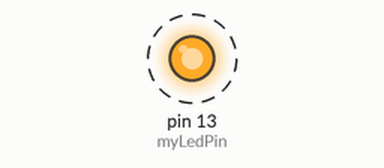
A sketch run on a simulated Arduino Uno, built with avr-gcc and run on an emulated ATmega328P. Parts: output pins drawn as LEDs (lit = HIGH). Dashed ring = blinking.

Above: at 0.3 s.
Timing chart, 0 to 3.2 s (numbered marks = the images above):
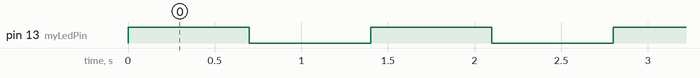

The sketch:

Blink.ino
```cpp
int myLedPin = 13;
int myDelayValue=700;
void setup() {
  // put your setup code here, to run once:
  pinMode(myLedPin, OUTPUT);//initializing myLedPin as  an OUTPUT
}

void loop() {
  // put your main code here, to run repeatedly:
  digitalWrite(myLedPin, HIGH);//Turn the LED on high voltage level
  delay(myDelayValue);//wait for 700 miliseconds
  digitalWrite(myLedPin, LOW);//Turn the led off by making the voltage low
  delay(myDelayValue);//wait for 700 miliseconds
}
```

Measured:
- by itself, pin 13 (myLedPin): alternates HIGH for 0.70 s and LOW for 0.70 s
